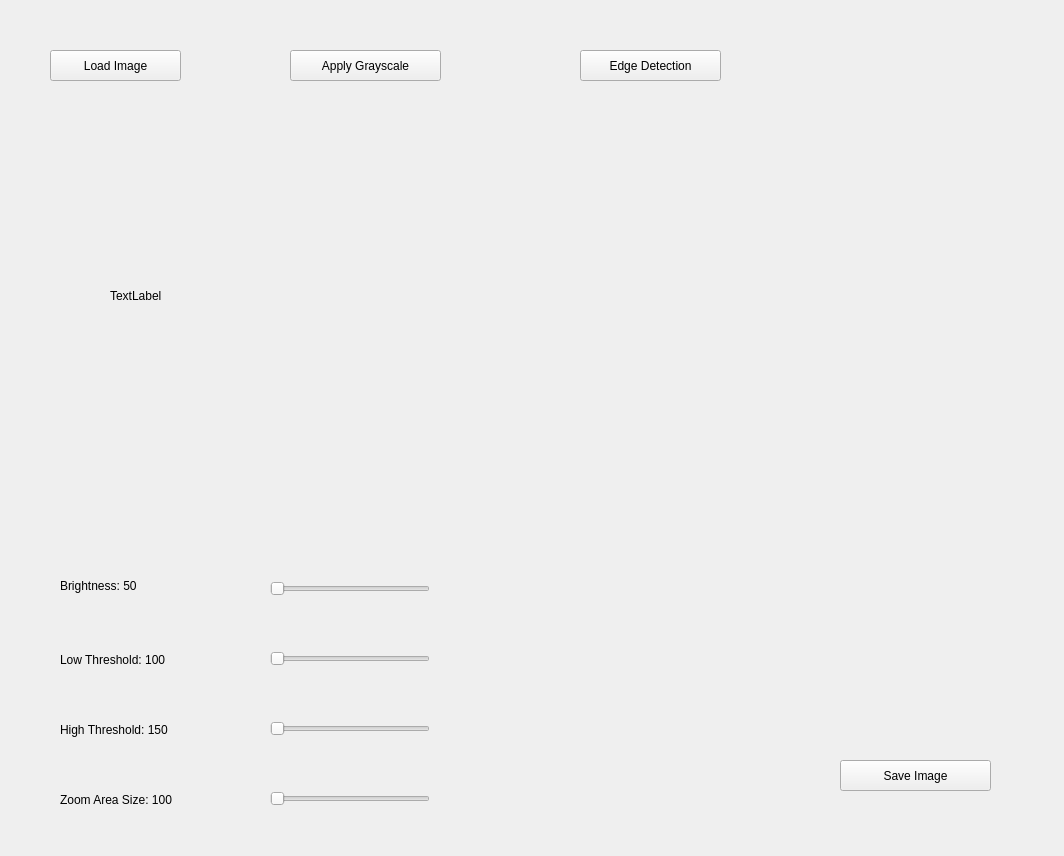
<?xml version="1.0" encoding="UTF-8"?>
<ui version="4.0">
 <class>Widget</class>
 <widget class="QWidget" name="Widget">
  <property name="geometry">
   <rect>
    <x>0</x>
    <y>0</y>
    <width>1064</width>
    <height>856</height>
   </rect>
  </property>
  <property name="windowTitle">
   <string>Widget</string>
  </property>
  <widget class="QPushButton" name="btnEdgeDetected">
   <property name="geometry">
    <rect>
     <x>580</x>
     <y>50</y>
     <width>141</width>
     <height>31</height>
    </rect>
   </property>
   <property name="text">
    <string>Edge Detection</string>
   </property>
  </widget>
  <widget class="QPushButton" name="btnSaveImage">
   <property name="geometry">
    <rect>
     <x>840</x>
     <y>760</y>
     <width>151</width>
     <height>31</height>
    </rect>
   </property>
   <property name="text">
    <string>Save Image</string>
   </property>
  </widget>
  <widget class="QPushButton" name="btnGrayscale">
   <property name="geometry">
    <rect>
     <x>290</x>
     <y>50</y>
     <width>151</width>
     <height>31</height>
    </rect>
   </property>
   <property name="text">
    <string>Apply Grayscale</string>
   </property>
  </widget>
  <widget class="QPushButton" name="btnLoadImage">
   <property name="geometry">
    <rect>
     <x>50</x>
     <y>50</y>
     <width>131</width>
     <height>31</height>
    </rect>
   </property>
   <property name="text">
    <string>Load Image</string>
   </property>
  </widget>
  <widget class="QLabel" name="labelImage">
   <property name="geometry">
    <rect>
     <x>110</x>
     <y>160</y>
     <width>311</width>
     <height>271</height>
    </rect>
   </property>
   <property name="text">
    <string>TextLabel</string>
   </property>
  </widget>
  <widget class="QLabel" name="labelBrightnessValue">
   <property name="geometry">
    <rect>
     <x>60</x>
     <y>570</y>
     <width>141</width>
     <height>31</height>
    </rect>
   </property>
   <property name="text">
    <string>Brightness: 50</string>
   </property>
  </widget>
  <widget class="QLabel" name="label">
   <property name="geometry">
    <rect>
     <x>60</x>
     <y>790</y>
     <width>151</width>
     <height>20</height>
    </rect>
   </property>
   <property name="text">
    <string>Zoom Area Size: 100</string>
   </property>
  </widget>
  <widget class="QLabel" name="labelEdgeLowValue">
   <property name="geometry">
    <rect>
     <x>60</x>
     <y>650</y>
     <width>151</width>
     <height>20</height>
    </rect>
   </property>
   <property name="text">
    <string>Low Threshold: 100</string>
   </property>
  </widget>
  <widget class="QLabel" name="labelEdgeHighValue">
   <property name="geometry">
    <rect>
     <x>60</x>
     <y>720</y>
     <width>161</width>
     <height>20</height>
    </rect>
   </property>
   <property name="text">
    <string>High Threshold: 150</string>
   </property>
  </widget>
  <widget class="QSlider" name="sliderBrightness">
   <property name="geometry">
    <rect>
     <x>270</x>
     <y>580</y>
     <width>160</width>
     <height>18</height>
    </rect>
   </property>
   <property name="orientation">
    <enum>Qt::Orientation::Horizontal</enum>
   </property>
  </widget>
  <widget class="QSlider" name="sliderEdgeHigh">
   <property name="geometry">
    <rect>
     <x>270</x>
     <y>720</y>
     <width>160</width>
     <height>18</height>
    </rect>
   </property>
   <property name="orientation">
    <enum>Qt::Orientation::Horizontal</enum>
   </property>
  </widget>
  <widget class="QSlider" name="sliderZoomSize">
   <property name="geometry">
    <rect>
     <x>270</x>
     <y>790</y>
     <width>160</width>
     <height>18</height>
    </rect>
   </property>
   <property name="orientation">
    <enum>Qt::Orientation::Horizontal</enum>
   </property>
  </widget>
  <widget class="QSlider" name="sliderEdgeLow">
   <property name="geometry">
    <rect>
     <x>270</x>
     <y>650</y>
     <width>160</width>
     <height>18</height>
    </rect>
   </property>
   <property name="orientation">
    <enum>Qt::Orientation::Horizontal</enum>
   </property>
  </widget>
 </widget>
 <resources/>
 <connections/>
</ui>
